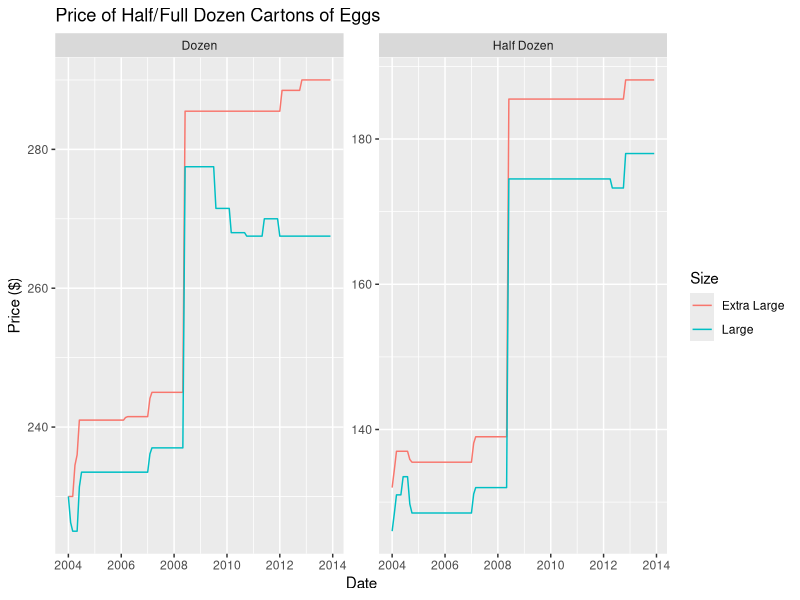
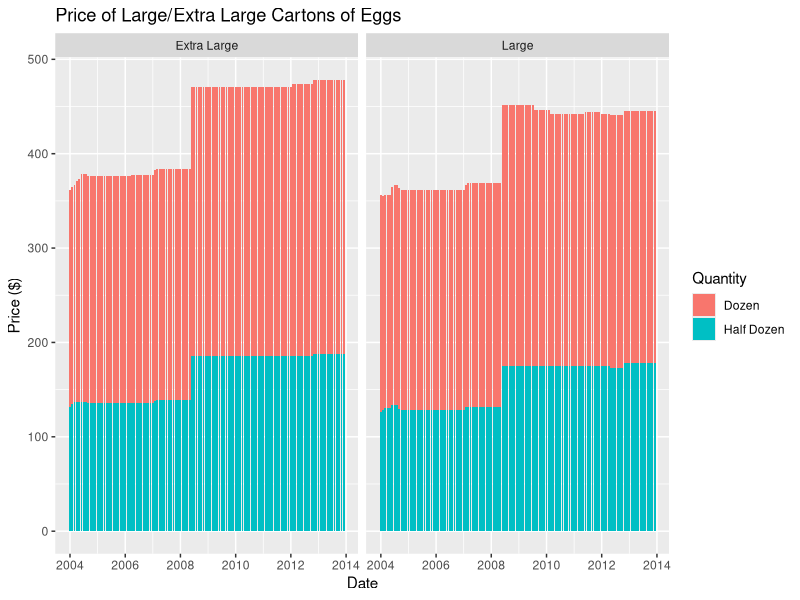

These figures' R source, in order:
## ---- chunk 1
#| label: setup
#| warning: false
#| message: false

library(tidyverse)
library(ggplot2)
library(lubridate)

knitr::opts_chunk$set(echo = TRUE, warning=FALSE, message=FALSE)
## ---- chunk 2
set.seed(42)
eggs_raw <- read_csv('_data/eggs_tidy.csv')
head(eggs_raw)
## ---- chunk 3
eggs <- eggs_raw %>%
    pivot_longer(cols = c(`large_half_dozen`, `large_dozen`, `extra_large_half_dozen`, `extra_large_dozen`), values_to = "Price ($)") %>%
    mutate(name = str_replace(name, "extra_large", "Extra Large"), name = str_replace(name, "half_dozen", "Half Dozen"), name = str_replace(name, "dozen", "Dozen"), name = str_replace(name, "large", "Large")) %>%
    separate(name, into = c("Size", "Quantity"), sep = "_") %>%
    mutate(Date = ym(paste(`year`, `month`, sep = " ")))
head(eggs)
## ---- chunk 4
ggplot(eggs, aes(Date, `Price ($)`, col = Size)) +
    ggtitle('Price of Half/Full Dozen Cartons of Eggs') +
    geom_line() +
    facet_wrap(vars(Quantity), scales = 'free_y')
## ---- chunk 5
ggplot(eggs, aes(Date, `Price ($)`, fill = Quantity)) +
    ggtitle('Price of Large/Extra Large Cartons of Eggs') +
    geom_bar(position = "stack", stat = "identity") +
    facet_wrap(vars(Size))
